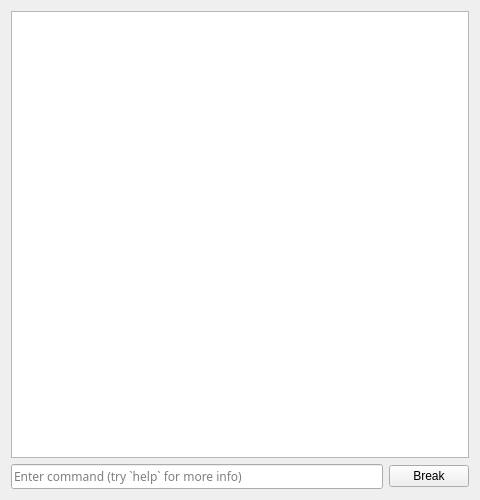
<?xml version="1.0" encoding="UTF-8"?>
<ui version="4.0">
 <class>DebuggerConsole</class>
 <widget class="QWidget" name="DebuggerConsole">
  <property name="geometry">
   <rect>
    <x>0</x>
    <y>0</y>
    <width>480</width>
    <height>500</height>
   </rect>
  </property>
  <property name="windowTitle">
   <string>Debugger</string>
  </property>
  <layout class="QGridLayout" name="gridLayout">
   <item row="1" column="0">
    <widget class="QLineEdit" name="prompt">
     <property name="font">
      <font>
       <family>Source Code Pro</family>
      </font>
     </property>
     <property name="placeholderText">
      <string>Enter command (try `help` for more info)</string>
     </property>
    </widget>
   </item>
   <item row="1" column="1">
    <widget class="QPushButton" name="breakpoint">
     <property name="text">
      <string>Break</string>
     </property>
    </widget>
   </item>
   <item row="0" column="0" colspan="2">
    <widget class="QPlainTextEdit" name="log">
     <property name="font">
      <font>
       <family>Source Code Pro</family>
      </font>
     </property>
     <property name="readOnly">
      <bool>true</bool>
     </property>
    </widget>
   </item>
  </layout>
 </widget>
 <resources/>
 <connections/>
</ui>
